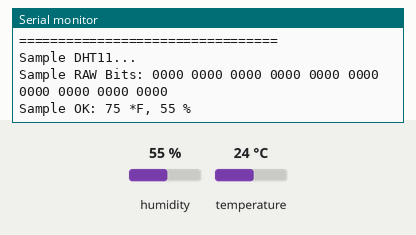
The sketch below on a simulated Arduino Uno, built with avr-gcc and run on an emulated ATmega328P. On the bench: the last lines printed to the serial monitor. The test bench sets the inputs (shaded band); at power-on: humidity 55 %, temperature 24 °C.

Above: at 2.9 s.
3.0 s: humidity set to 22 %
At 5.5 s:
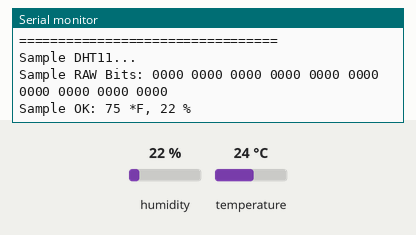
5.8 s: temperature set to 12 °C
At 7.7 s:
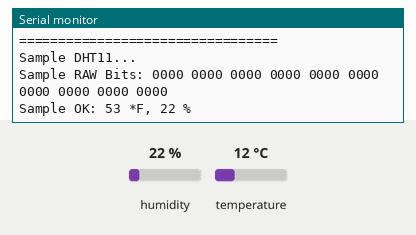
8.6 s: humidity set to 40 %
At 10.9 s:
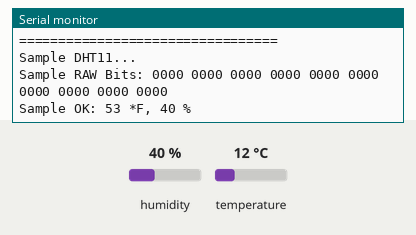
Timing chart, 0 to 12.4 s (numbered marks = the images above; inputs shaded):
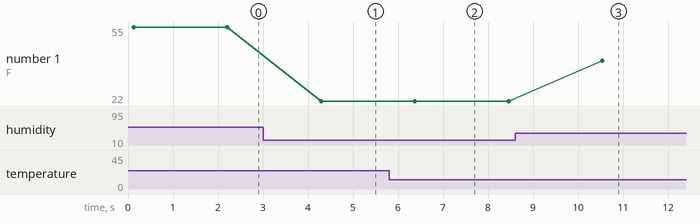

Measured:
- after the input at 3.0 s, the serial monitor: prints a new line after 1.3 s (image 1)
- after the input at 5.8 s, the serial monitor: prints a new line after 0.58 s (image 2)
- after the input at 8.6 s, the serial monitor: prints a new line after 1.9 s (image 3)
- plotted number 1: 55 → 22 after the input at 3.0 s, 22 → 40 after the input at 8.6 s

The sketch:

controller.ino
```cpp
#include <SimpleDHT.h>

// for DHT11,
//      VCC: 5V or 3V
//      GND: GND
//      DATA: 2
int pinDHT11 = 2;
int heattrig = 6;
int cooltrig = 7;
SimpleDHT11 dht11;

void setup() {
  Serial.begin(9600);
  pinMode(heattrig, OUTPUT);
  pinMode(cooltrig, OUTPUT);
}

void loop() {
  // start working...
  Serial.println("=================================");
  Serial.println("Sample DHT11...");

  // read with raw sample data.
  byte temperature = 0;
  byte humidity = 0;
  byte data[40] = {0};
  if (dht11.read(pinDHT11, &temperature, &humidity, data)) {
    Serial.print("Read DHT11 failed");
    return;
  }

  float tempF = (temperature *9.0)/5.0 + 32.0; //Converts celcius to F

  Serial.print("Sample RAW Bits: ");
  for (int i = 0; i < 40; i++) {
    Serial.print((int)data[i]);
    if (i > 0 && ((i + 1) % 4) == 0) {
      Serial.print(' ');
    }
  }
  Serial.println("");

  Serial.print("Sample OK: ");
  Serial.print((int)tempF); Serial.print(" *F, ");
  Serial.print((int)humidity); Serial.println(" %");

  // Now make the lights do a thing
  if ( tempF > 80) {
    digitalWrite(cooltrig, HIGH);
  }
  if ( tempF < 78) {
    digitalWrite(heattrig, HIGH);
  }
  if ( (tempF > 73) && (tempF < 77) ) {
    digitalWrite(cooltrig, LOW);
    digitalWrite(heattrig, LOW);
  }

  // DHT11 sampling rate is 1HZ.
  delay(2000);
}
```
